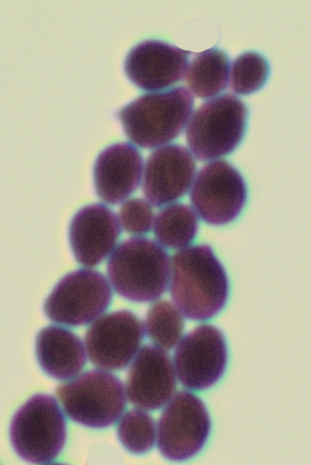
#> input picture miniproject/dataset/png/Candida.albicans_0004.png, 311 x 465 px
$ jupyter execute watershed.ipynb
#> lines starting #> are read from the running program, lines starting #| are printed output that depends on the picture; after the words box and inside, x2 and y2 are one past the last pixel; in counts of white or black regions, pixels touching at a corner belong together
Source of inspiration: https://docs.opencv.org/4.x/d3/db4/tutorial_py_watershed.html

[cell 1]
import numpy as np
import cv2 as cv
from matplotlib import pyplot as plt

Load image

[cell 2]
image_name = "./dataset/png/Candida.albicans_0004.png"
image = cv.imread(image_name)
#> image is the input picture: shape (465, 311, 3); mean B, G, R 144.7, 151.5, 160.8

Binarize image

[cell 3]
gray = cv.cvtColor(image, cv.COLOR_BGR2GRAY)
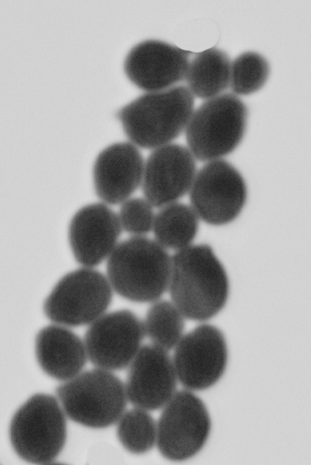
#> gray: shape (465, 311); min 35, max 221, mean 153.5
ret, binarized_image = cv.threshold(gray, 0, 255, cv.THRESH_BINARY_INV + cv.THRESH_OTSU)
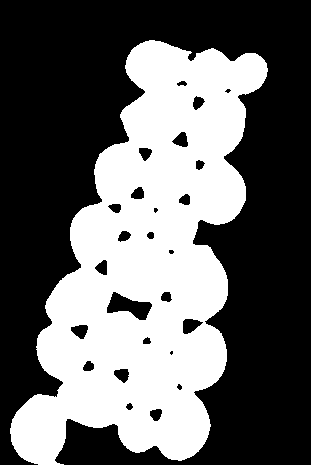
#> binarized_image: shape (465, 311); 40.1% white; 1 white region, box (x1, y1, x2, y2) and area: (10, 40, 268, 465) 58044
#> ret = 140
plt.imshow(binarized_image, cmap='gray', vmin=0, vmax=255)

# Find markers

* BG/FG

[cell 4]
# noise removal
kernel = np.ones((3,3),np.uint8)
opening = cv.morphologyEx(binarized_image, cv.MORPH_OPEN, kernel, iterations = 2)
#> opening: shape (465, 311); 40.1% white; 1 white region, box (x1, y1, x2, y2) and area: (10, 40, 267, 465) 57983

# sure background area
sure_bg = cv.dilate(opening, kernel, iterations=2)
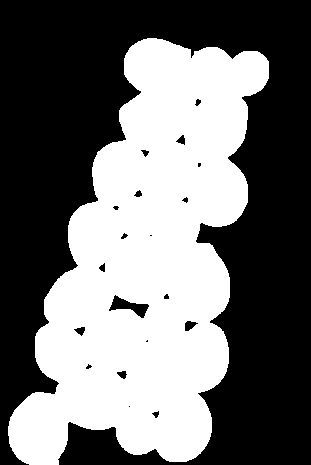
#> sure_bg: shape (465, 311); 43.9% white; 1 white region, box (x1, y1, x2, y2) and area: (8, 38, 269, 465) 63468

# Finding sure foreground area
dist_transform = cv.distanceTransform(opening, cv.DIST_L2, 5)
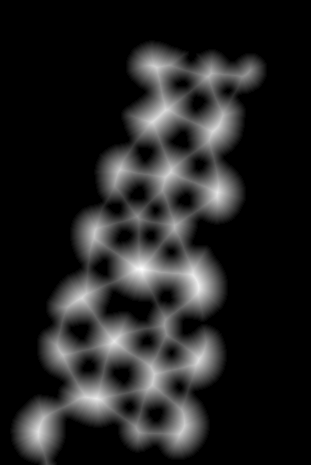
#> dist_transform: shape (465, 311) float32; min 0, max 31.76, mean 4.3; drawn with min black and max white
ret, sure_fg = cv.threshold(dist_transform, 0.7 * dist_transform.max(), 255, 0)
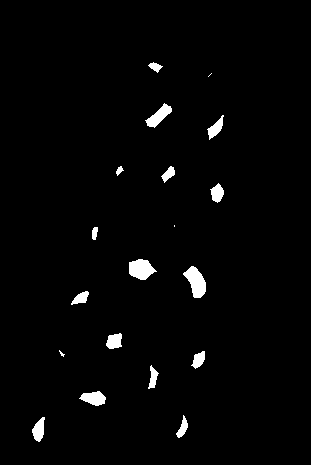
#> sure_fg: shape (465, 311) float32; 2.1% white; 19 white regions (3 under 20 px), largest, box (x1, y1, x2, y2) and area: (183, 266, 206, 298) 433, (129, 259, 157, 280) 404, (145, 103, 172, 128) 291
#> ret = 22.23

# Finding unknown region
sure_fg = np.uint8(sure_fg)
unknown = cv.subtract(sure_bg, sure_fg)
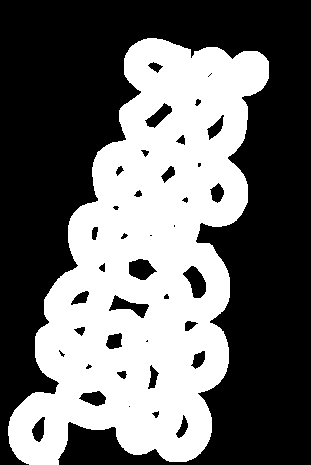
#> unknown: shape (465, 311); 41.8% white; 1 white region, box (x1, y1, x2, y2) and area: (8, 38, 269, 465) 60421

#Display all kmeansed iamges
fig, ax = plt.subplots(1, 3, figsize=(30, 10))
fig.suptitle(f'Marker finding - separating sure background and sure foreground using distance transform', fontweight='bold')

ax[0].imshow(sure_bg, cmap='gray', vmin=0, vmax=255)
ax[0].set_title('Sure BG')
ax[0].set_axis_off()

ax[1].imshow(dist_transform, cmap='gray', vmin=0, vmax=255)
ax[1].set_title('Distance transform')
ax[1].set_axis_off()

ax[2].imshow(sure_fg, cmap='gray', vmin=0, vmax=255)
ax[2].set_title('Sure FG')
ax[2].set_axis_off()

$ run again, with miniproject/dataset/png/Candida.albicans_0008.png copied over miniproject/dataset/png/Candida.albicans_0004.png
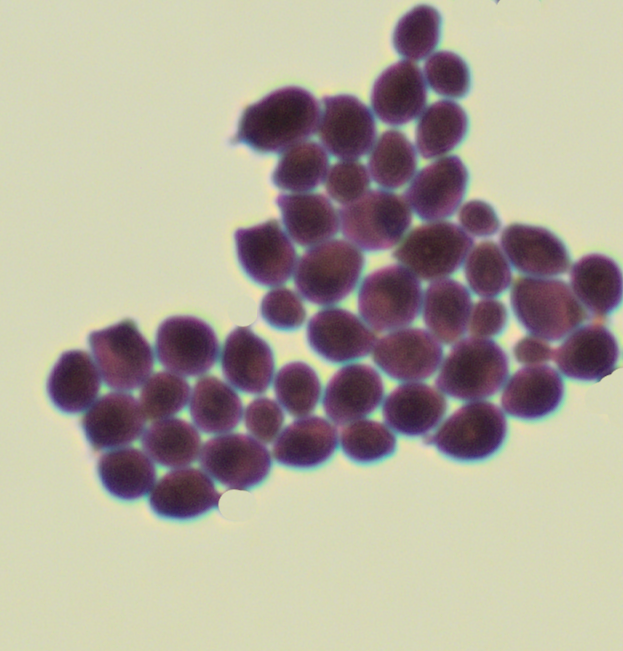
#> input picture miniproject/dataset/png/Candida.albicans_0008.png, 623 x 651 px
#> image is the input picture: shape (651, 623, 3); mean B, G, R 154, 166.8, 174.3
#> `ret, binarized_image = cv.threshold(gray, 0, 255, cv.THRESH_BINARY_INV..`:
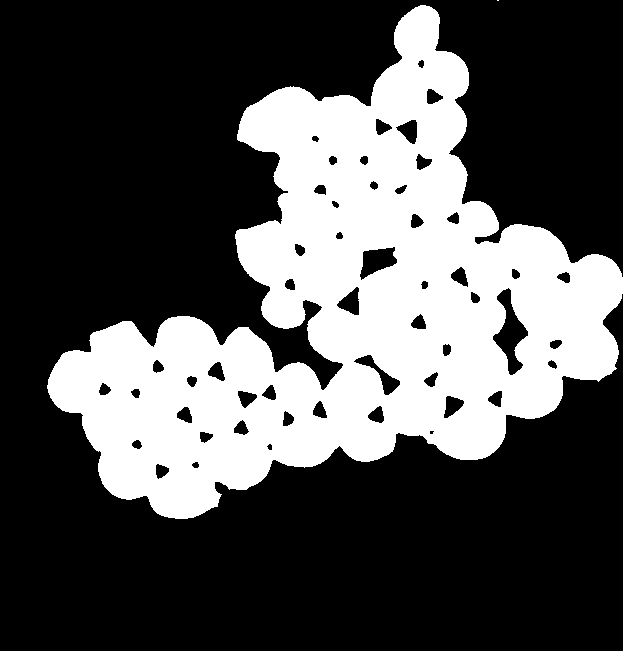
#> binarized_image: shape (651, 623); 31.4% white; 2 white regions (1 under 20 px), largest, box (x1, y1, x2, y2) and area: (47, 5, 623, 519) 127214
#> `ret, binarized_image = cv.threshold(gray, 0, 255, cv.THRESH_BINARY_INV..`: ret = 142
#> opening: shape (651, 623); 31.4% white; 1 white region, box (x1, y1, x2, y2) and area: (48, 5, 623, 519) 127164
#> sure_bg: shape (651, 623); 34.2% white; 1 white region, box (x1, y1, x2, y2) and area: (46, 3, 623, 521) 138620
#> `ret, sure_fg = cv.threshold(dist_transform, 0.7 * dist_transform.max()..`: ret = 21.95
#> `unknown = cv.subtract(sure_bg, sure_fg)`:
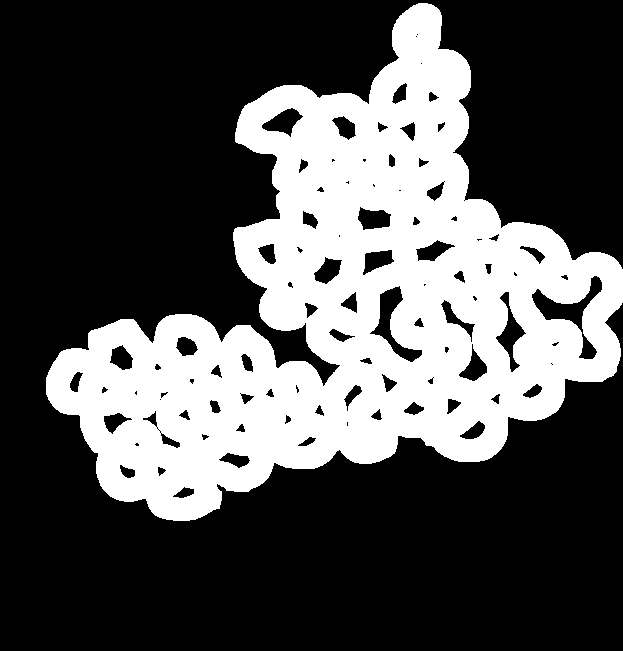
#> unknown: shape (651, 623); 31.8% white; 1 white region, box (x1, y1, x2, y2) and area: (46, 3, 623, 521) 128785

$ run again, with miniproject/dataset/png/Candida.albicans_0011.png copied over miniproject/dataset/png/Candida.albicans_0004.png
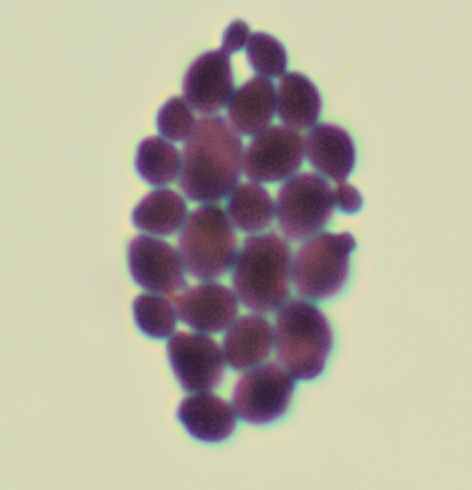
#> input picture miniproject/dataset/png/Candida.albicans_0011.png, 472 x 490 px
#> image is the input picture: shape (490, 472, 3); mean B, G, R 159, 173.8, 179.9
#> `ret, binarized_image = cv.threshold(gray, 0, 255, cv.THRESH_BINARY_INV..`:
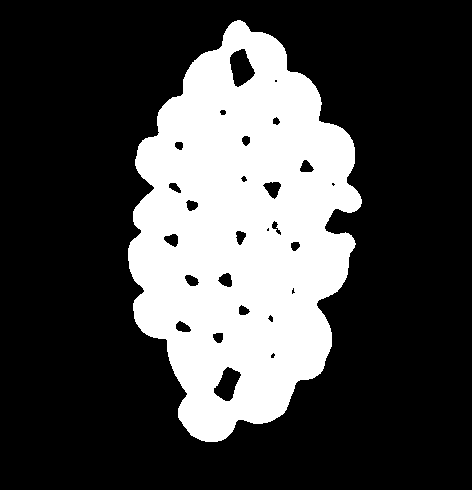
#> binarized_image: shape (490, 472); 27.6% white; 1 white region, box (x1, y1, x2, y2) and area: (128, 20, 362, 442) 63838
#> `ret, binarized_image = cv.threshold(gray, 0, 255, cv.THRESH_BINARY_INV..`: ret = 144
#> opening: shape (490, 472); 27.6% white; 1 white region, box (x1, y1, x2, y2) and area: (128, 21, 362, 442) 63816
#> sure_bg: shape (490, 472); 29.7% white; 1 white region, box (x1, y1, x2, y2) and area: (126, 19, 364, 444) 68593
#> `ret, sure_fg = cv.threshold(dist_transform, 0.7 * dist_transform.max()..`: ret = 24.06
#> `unknown = cv.subtract(sure_bg, sure_fg)`:
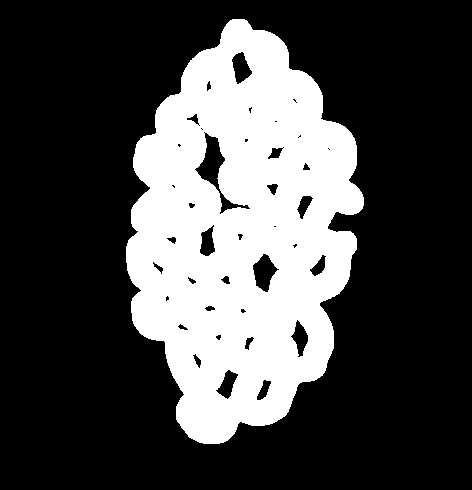
#> unknown: shape (490, 472); 28.3% white; 1 white region, box (x1, y1, x2, y2) and area: (126, 19, 364, 444) 65510

$ run again, with miniproject/dataset/png/Candida.albicans_0013.png copied over miniproject/dataset/png/Candida.albicans_0004.png
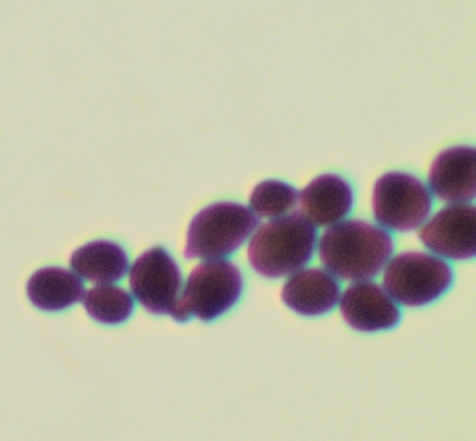
#> input picture miniproject/dataset/png/Candida.albicans_0013.png, 476 x 441 px
#> image is the input picture: shape (441, 476, 3); mean B, G, R 166.4, 183.7, 187
#> `ret, binarized_image = cv.threshold(gray, 0, 255, cv.THRESH_BINARY_INV..`:
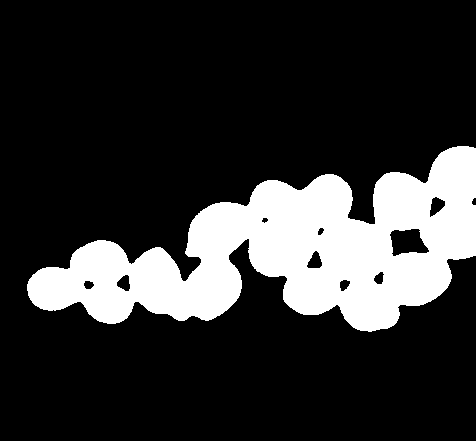
#> binarized_image: shape (441, 476); 19.5% white; 1 white region, box (x1, y1, x2, y2) and area: (27, 146, 476, 332) 40888
#> `ret, binarized_image = cv.threshold(gray, 0, 255, cv.THRESH_BINARY_INV..`: ret = 141
#> opening: shape (441, 476); 19.5% white; 1 white region, box (x1, y1, x2, y2) and area: (27, 146, 476, 331) 40862
#> sure_bg: shape (441, 476); 21.6% white; 1 white region, box (x1, y1, x2, y2) and area: (25, 144, 476, 333) 45246
#> `ret, sure_fg = cv.threshold(dist_transform, 0.7 * dist_transform.max()..`: ret = 21.69
#> `unknown = cv.subtract(sure_bg, sure_fg)`:
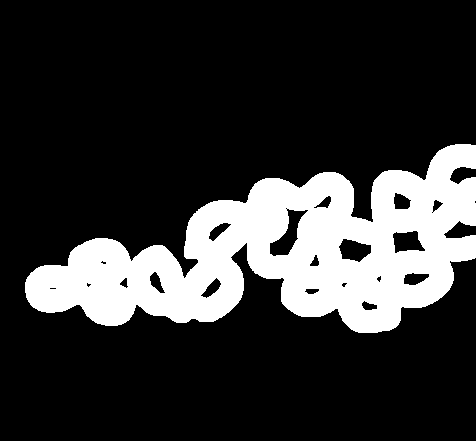
#> unknown: shape (441, 476); 20.1% white; 1 white region, box (x1, y1, x2, y2) and area: (25, 144, 476, 333) 42248
